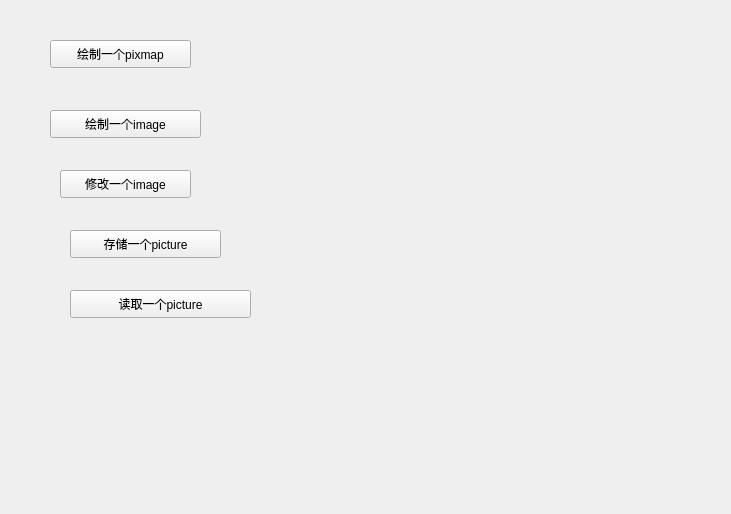
<?xml version="1.0" encoding="UTF-8"?>
<ui version="4.0">
 <class>MyWidget2</class>
 <widget class="QWidget" name="MyWidget2">
  <property name="geometry">
   <rect>
    <x>0</x>
    <y>0</y>
    <width>731</width>
    <height>514</height>
   </rect>
  </property>
  <property name="windowTitle">
   <string>Form</string>
  </property>
  <widget class="QPushButton" name="pushButton">
   <property name="geometry">
    <rect>
     <x>50</x>
     <y>40</y>
     <width>141</width>
     <height>28</height>
    </rect>
   </property>
   <property name="text">
    <string>绘制一个pixmap</string>
   </property>
  </widget>
  <widget class="QPushButton" name="pushButton_2">
   <property name="geometry">
    <rect>
     <x>50</x>
     <y>110</y>
     <width>151</width>
     <height>28</height>
    </rect>
   </property>
   <property name="text">
    <string>绘制一个image</string>
   </property>
  </widget>
  <widget class="QPushButton" name="pushButton_3">
   <property name="geometry">
    <rect>
     <x>60</x>
     <y>170</y>
     <width>131</width>
     <height>28</height>
    </rect>
   </property>
   <property name="text">
    <string>修改一个image</string>
   </property>
  </widget>
  <widget class="QPushButton" name="pushButton_4">
   <property name="geometry">
    <rect>
     <x>70</x>
     <y>230</y>
     <width>151</width>
     <height>28</height>
    </rect>
   </property>
   <property name="text">
    <string>存储一个picture</string>
   </property>
  </widget>
  <widget class="QPushButton" name="pushButton_5">
   <property name="geometry">
    <rect>
     <x>70</x>
     <y>290</y>
     <width>181</width>
     <height>28</height>
    </rect>
   </property>
   <property name="text">
    <string>读取一个picture</string>
   </property>
  </widget>
 </widget>
 <resources/>
 <connections/>
</ui>
